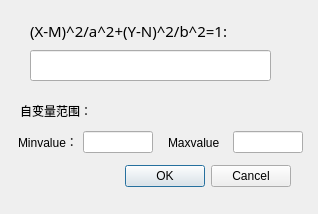
<?xml version="1.0" encoding="UTF-8"?>
<ui version="4.0">
 <class>tuowindows</class>
 <widget class="QDialog" name="tuowindows">
  <property name="geometry">
   <rect>
    <x>0</x>
    <y>0</y>
    <width>318</width>
    <height>214</height>
   </rect>
  </property>
  <property name="windowTitle">
   <string>Dialog</string>
  </property>
  <widget class="QDialogButtonBox" name="buttonBox">
   <property name="geometry">
    <rect>
     <x>60</x>
     <y>160</y>
     <width>231</width>
     <height>32</height>
    </rect>
   </property>
   <property name="orientation">
    <enum>Qt::Horizontal</enum>
   </property>
   <property name="standardButtons">
    <set>QDialogButtonBox::Cancel|QDialogButtonBox::Ok</set>
   </property>
  </widget>
  <widget class="QLabel" name="label">
   <property name="geometry">
    <rect>
     <x>30</x>
     <y>10</y>
     <width>271</width>
     <height>41</height>
    </rect>
   </property>
   <property name="font">
    <font>
     <family>微软雅黑</family>
     <pointsize>11</pointsize>
    </font>
   </property>
   <property name="text">
    <string>(X-M)^2/a^2+(Y-N)^2/b^2=1:</string>
   </property>
  </widget>
  <widget class="QLineEdit" name="lineEdit">
   <property name="geometry">
    <rect>
     <x>30</x>
     <y>50</y>
     <width>241</width>
     <height>31</height>
    </rect>
   </property>
  </widget>
  <widget class="QWidget" name="layoutWidget_3">
   <property name="geometry">
    <rect>
     <x>10</x>
     <y>130</y>
     <width>151</width>
     <height>24</height>
    </rect>
   </property>
   <layout class="QHBoxLayout" name="horizontalLayout_3">
    <property name="spacing">
     <number>2</number>
    </property>
    <item>
     <widget class="QLabel" name="label_6">
      <property name="maximumSize">
       <size>
        <width>55</width>
        <height>16777215</height>
       </size>
      </property>
      <property name="text">
       <string>Minvalue：</string>
      </property>
     </widget>
    </item>
    <item>
     <widget class="QLineEdit" name="lineEdit_5">
      <property name="maximumSize">
       <size>
        <width>70</width>
        <height>16777215</height>
       </size>
      </property>
     </widget>
    </item>
   </layout>
  </widget>
  <widget class="QLabel" name="label_8">
   <property name="geometry">
    <rect>
     <x>20</x>
     <y>100</y>
     <width>101</width>
     <height>21</height>
    </rect>
   </property>
   <property name="text">
    <string>自变量范围：</string>
   </property>
  </widget>
  <widget class="QWidget" name="layoutWidget_4">
   <property name="geometry">
    <rect>
     <x>160</x>
     <y>130</y>
     <width>151</width>
     <height>24</height>
    </rect>
   </property>
   <layout class="QHBoxLayout" name="horizontalLayout_4">
    <property name="spacing">
     <number>2</number>
    </property>
    <item>
     <widget class="QLabel" name="label_7">
      <property name="maximumSize">
       <size>
        <width>55</width>
        <height>16777215</height>
       </size>
      </property>
      <property name="text">
       <string>Maxvalue：</string>
      </property>
     </widget>
    </item>
    <item>
     <widget class="QLineEdit" name="lineEdit_6">
      <property name="maximumSize">
       <size>
        <width>70</width>
        <height>16777215</height>
       </size>
      </property>
     </widget>
    </item>
   </layout>
  </widget>
 </widget>
 <resources/>
 <connections>
  <connection>
   <sender>buttonBox</sender>
   <signal>accepted()</signal>
   <receiver>tuowindows</receiver>
   <slot>accept()</slot>
   <hints>
    <hint type="sourcelabel">
     <x>248</x>
     <y>254</y>
    </hint>
    <hint type="destinationlabel">
     <x>157</x>
     <y>274</y>
    </hint>
   </hints>
  </connection>
  <connection>
   <sender>buttonBox</sender>
   <signal>rejected()</signal>
   <receiver>tuowindows</receiver>
   <slot>reject()</slot>
   <hints>
    <hint type="sourcelabel">
     <x>316</x>
     <y>260</y>
    </hint>
    <hint type="destinationlabel">
     <x>286</x>
     <y>274</y>
    </hint>
   </hints>
  </connection>
 </connections>
</ui>
